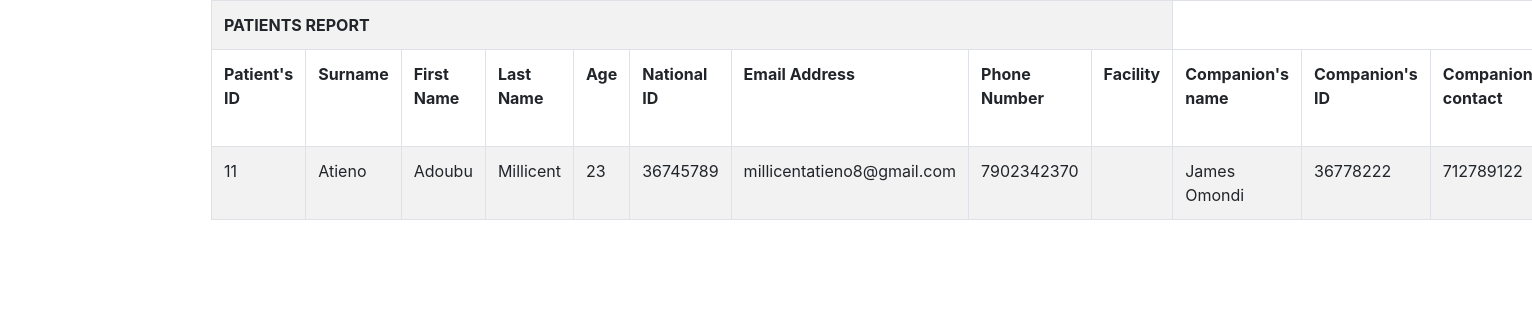
The app's page /reportPatientsDisplay.php with its own data.
### tables this page shows
CREATE TABLE `patients` (
  `patient_id` bigint(20) NOT NULL,
  `surname` varchar(255) NOT NULL,
  `last_name` varchar(255) NOT NULL,
  `first_name` varchar(255) NOT NULL,
  `age` bigint(20) NOT NULL,
  `national_id` bigint(20) NOT NULL,
  `email_address` varchar(255) NOT NULL,
  `telephone_number` bigint(20) NOT NULL,
  `companion_name` varchar(255) NOT NULL,
  `c_national_id` bigint(20) NOT NULL,
  `c_relationship` varchar(255) NOT NULL,
  `contact_number` bigint(20) NOT NULL,
  `facility` varchar(255) NOT NULL,
  `diagnosis` varchar(255) NOT NULL,
  `drugs_administered` varchar(255) NOT NULL,
  `visit_date` timestamp NOT NULL DEFAULT current_timestamp() ON UPDATE current_timestamp()
);

### reportPatientsDisplay.php (the view, shortened to what this page needs)
<!doctype html>
<html lang="en">
<head>
    <link rel="stylesheet" href="files/bootstrap/css/bootstrap.css">
</head>
<body>
<div class="container">
    <table class="table table-bordered table-striped table-responsive-sm">
        <tr>
            <th colspan="9">PATIENTS REPORT</th>
        </tr>
        <tr>
            <th>Patient's ID</th>
            <th>Surname</th>
            <th>First Name</th>
            <th>Last Name</th>
            <th>Age</th>
            <th>National ID</th>
            <th>Email Address</th>
            <th>Phone Number</th>
            <th>Facility</th>
            <th>Companion's name</th>
            <th>Companion's ID</th>
            <th>Companion's contact</th>
        </tr>
        <?php
        $conn = mysqli_connect("localhost", "root", "", "smart");
        $jobID = mysqli_real_escape_string($conn,$_POST['job_code']);
        $sql = "select * from patients where facility = '$jobID'";
        $result = $conn->query($sql);
        if ($result->num_rows > 0) {
            while ($row = $result->fetch_assoc()) {
                ?>
                <tr>
                    <td><?php echo $row['patient_id']; ?></td>
                    <td><?php echo $row['surname']; ?></td>
                    <td><?php echo $row['first_name']; ?></td>
                    <td><?php echo $row['last_name']; ?></td>
                    <td><?php echo $row['age']; ?></td>
                    <td><?php echo $row['national_id']; ?></td>
                    <td><?php echo $row['email_address']; ?></td>
                    <td><?php echo $row['telephone_number']; ?></td>
                    <td><?php echo $row['facility']; ?></td>
                    <td><?php echo $row['companion_name']; ?></td>
                    <td><?php echo $row['c_national_id']; ?></td>
                    <td><?php echo $row['contact_number']; ?></td>
                </tr>
                <?php
            }
        }
        ?>
    </table>
</div>
</body>
</html>

### records on screen
patients: patient_id "11", surname "Atieno", first_name "Adoubu", last_name "Millicent", age "23", national "36745789", email_address "millicentatieno8@gmail.com", telephone_number "7902342370", companion_name "James Omondi", c_national "36778222", contact_number "712789122"
